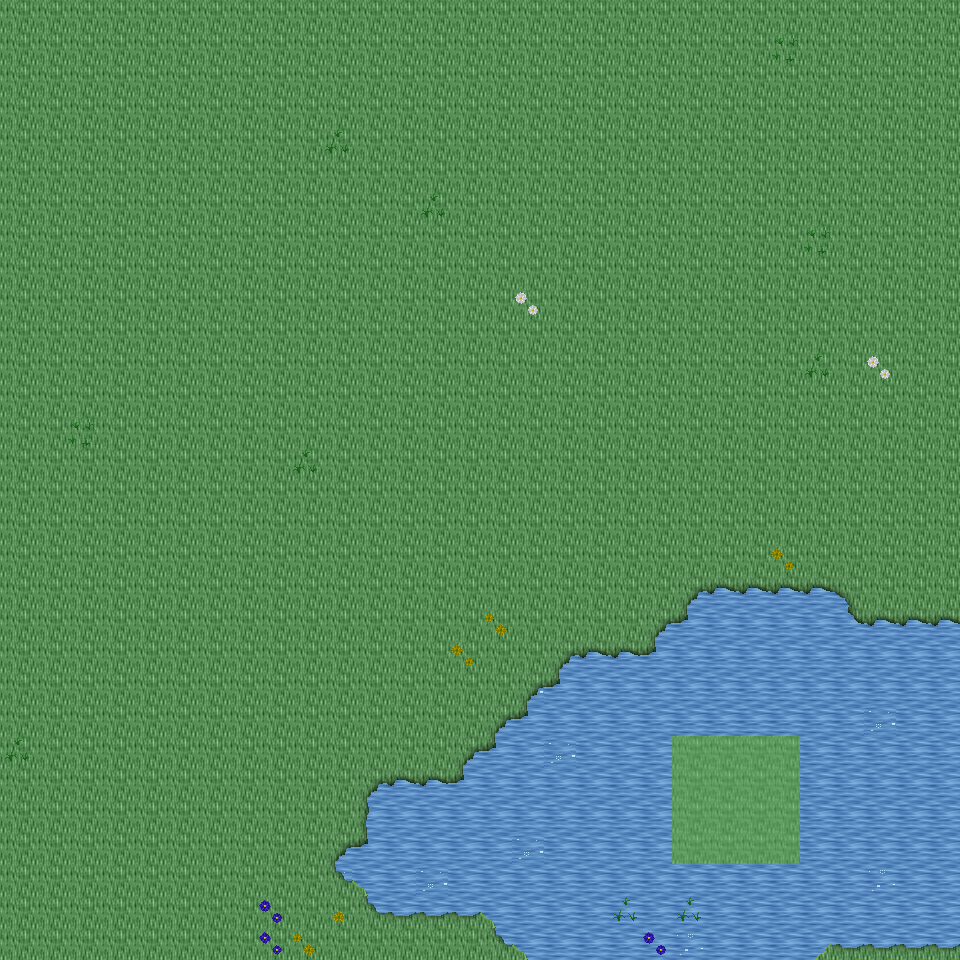

A 2D game scene composited from a Tiled map and its tileset images. What follows is a short description and the map's XML, with each tile layer's data collapsed to a summary:
An orthogonal 30x30 tile map with 32x32 px tiles, 6 tile layers (Ground, Object, Object2, Above, ...), 35 tilesets and 3 objects (3x mapExit).

<map version="1.0" orientation="orthogonal" renderorder="right-down" width="30" height="30" tilewidth="32" tileheight="32" nextobjectid="4">
  <tileset firstgid="1" name="tileset_ground_ground" tilewidth="32" tileheight="32" tilecount="33" columns="3">
    <image source="../drawable/tileset_ground_ground.png" width="96" height="352" />
  </tileset>
  <tileset firstgid="34" name="tileset_ground_ice_ice" tilewidth="32" tileheight="32" tilecount="3" columns="3">
    <image source="../drawable/tileset_ground_ice_ice.png" width="96" height="32" />
  </tileset>
  <tileset firstgid="37" name="tileset_plant_flower_daisy_white" tilewidth="32" tileheight="32" tilecount="8" columns="2">
    <image source="../drawable/tileset_plant_flower_daisy_white.png" width="64" height="128" />
  </tileset>
  <tileset firstgid="45" name="tileset_ground_rock_pebbles" tilewidth="32" tileheight="32" tilecount="3" columns="1">
    <image source="../drawable/tileset_ground_rock_pebbles.png" width="32" height="96" />
  </tileset>
  <tileset firstgid="48" name="tileset_plant_grasses" tilewidth="32" tileheight="32" tilecount="6" columns="3">
    <image source="../drawable/tileset_plant_grasses.png" width="96" height="64" />
  </tileset>
  <tileset firstgid="54" name="tileset_plant_leaves" tilewidth="32" tileheight="32" tilecount="8" columns="4">
    <image source="../drawable/tileset_plant_leaves.png" width="128" height="64" />
  </tileset>
  <tileset firstgid="62" name="tileset_ground_grass_edges" tilewidth="32" tileheight="32" tilecount="36" columns="12">
    <image source="../drawable/tileset_ground_grass_edges.png" width="384" height="96" />
  </tileset>
  <tileset firstgid="98" name="tileset_plant_flower_daisy_yellow" tilewidth="32" tileheight="32" tilecount="8" columns="2">
    <image source="../drawable/tileset_plant_flower_daisy_yellow.png" width="64" height="128" />
  </tileset>
  <tileset firstgid="106" name="tileset_plant_bush_bushes" tilewidth="32" tileheight="32" tilecount="10" columns="5">
    <image source="../drawable/tileset_plant_bush_bushes.png" width="160" height="64" />
  </tileset>
  <tileset firstgid="116" name="tileset_plant_stump_stump_brown" tilewidth="32" tileheight="32" tilecount="4" columns="2">
    <image source="../drawable/tileset_plant_stump_stump_brown.png" width="64" height="64" />
  </tileset>
  <tileset firstgid="120" name="tileset_plant_stump_stump_green" tilewidth="32" tileheight="32" tilecount="4" columns="2">
    <image source="../drawable/tileset_plant_stump_stump_green.png" width="64" height="64" />
  </tileset>
  <tileset firstgid="124" name="tileset_item_pot_pot_golden" tilewidth="32" tileheight="32" tilecount="4" columns="4">
    <image source="../drawable/tileset_item_pot_pot_golden.png" width="128" height="32" />
  </tileset>
  <tileset firstgid="128" name="tileset_plant_tree_tree_darkgreen" tilewidth="32" tileheight="32" tilecount="88" columns="8">
    <image source="../drawable/tileset_plant_tree_tree_darkgreen.png" width="256" height="352" />
  </tileset>
  <tileset firstgid="216" name="tileset_plant_flower_daisy_blue" tilewidth="32" tileheight="32" tilecount="8" columns="2">
    <image source="../drawable/tileset_plant_flower_daisy_blue.png" width="64" height="128" />
  </tileset>
  <tileset firstgid="224" name="tileset_ground_water_water_bubbles" tilewidth="32" tileheight="32" tilecount="32" columns="8">
    <image source="../drawable/tileset_ground_water_water_bubbles.png" width="256" height="128" />
  </tileset>
  <tileset firstgid="256" name="tileset_ground_water_pool" tilewidth="32" tileheight="32" tilecount="72" columns="3">
    <image source="../drawable/tileset_ground_water_pool.png" width="96" height="768" />
  </tileset>
  <tileset firstgid="328" name="tileset_building_castle" tilewidth="32" tileheight="32" tilecount="320" columns="20">
    <image source="../drawable/tileset_building_castle.png" width="640" height="512" />
  </tileset>
  <tileset firstgid="648" name="tileset_ground_cobbled_paving" tilewidth="32" tileheight="32" tilecount="1" columns="1">
    <image source="../drawable/tileset_ground_cobbled_paving.png" width="32" height="32" />
  </tileset>
  <tileset firstgid="649" name="tileset_ground_grass_corners" tilewidth="32" tileheight="32" tilecount="24" columns="6">
    <image source="../drawable/tileset_ground_grass_corners.png" width="192" height="128" />
  </tileset>
  <tileset firstgid="673" name="tileset_building_fence_fence_chunky" tilewidth="32" tileheight="32" tilecount="21" columns="3">
    <image source="../drawable/tileset_building_fence_fence_chunky.png" width="96" height="224" />
  </tileset>
  <tileset firstgid="694" name="tileset_item_sign_large" tilewidth="32" tileheight="32" tilecount="15" columns="5">
    <image source="../drawable/tileset_item_sign_large.png" width="160" height="96" />
  </tileset>
  <tileset firstgid="709" name="tileset_building_decoration_fancy_gate" tilewidth="32" tileheight="32" tilecount="12" columns="3">
    <image source="../drawable/tileset_building_decoration_fancy_gate.png" width="96" height="128" />
  </tileset>
  <tileset firstgid="721" name="tileset_logic_creature_rodent" tilewidth="32" tileheight="32" tilecount="8" columns="8">
    <image source="../drawable/tileset_logic_creature_rodent.png" width="256" height="32" />
  </tileset>
  <tileset firstgid="729" name="tileset_logic_creature_animal" tilewidth="32" tileheight="32" tilecount="32" columns="8">
    <image source="../drawable/tileset_logic_creature_animal.png" width="256" height="128" />
  </tileset>
  <tileset firstgid="761" name="tileset_logic_item_mushroom" tilewidth="32" tileheight="32" tilecount="6" columns="6">
    <image source="../drawable/tileset_logic_item_mushroom.png" width="192" height="32" />
  </tileset>
  <tileset firstgid="767" name="tileset_logic_item_sheepfood" tilewidth="32" tileheight="32" tilecount="1" columns="1">
    <image source="../drawable/tileset_logic_item_sheepfood.png" width="32" height="32" />
  </tileset>
  <tileset firstgid="768" name="tileset_logic_collision" tilewidth="32" tileheight="32" tilecount="1" columns="1">
    <image source="../drawable/tileset_logic_collision.png" width="32" height="32" />
  </tileset>
  <tileset firstgid="769" name="tileset_logic_protection" tilewidth="32" tileheight="32" tilecount="2" columns="2">
    <image source="../drawable/tileset_logic_protection.png" width="64" height="32" />
  </tileset>
  <tileset firstgid="771" name="tileset_ground_green_paving" tilewidth="32" tileheight="32" tilecount="18" columns="3">
    <image source="../drawable/tileset_ground_green_paving.png" width="96" height="192" />
  </tileset>
  <tileset firstgid="789" name="tileset_item_hen_nest" tilewidth="32" tileheight="32" tilecount="1" columns="1">
    <image source="../drawable/tileset_item_hen_nest.png" width="32" height="32" />
  </tileset>
  <tileset firstgid="790" name="tileset_logic_item_dairy" tilewidth="32" tileheight="32" tilecount="1" columns="1">
    <image source="../drawable/tileset_logic_item_dairy.png" width="32" height="32" />
  </tileset>
  <tileset firstgid="791" name="tileset_light_door_light_ew" tilewidth="32" tileheight="32" tilecount="18" columns="6">
    <image source="../drawable/tileset_light_door_light_ew.png" width="192" height="96" />
  </tileset>
  <tileset firstgid="809" name="tileset_building_barnyard" tilewidth="32" tileheight="32" tilecount="200" columns="8">
    <image source="../drawable/tileset_building_barnyard.png" width="256" height="800" />
  </tileset>
  <tileset firstgid="1009" name="tileset_logic_creature_reptile" tilewidth="32" tileheight="32" tilecount="7" columns="7">
    <image source="../drawable/tileset_logic_creature_reptile.png" width="224" height="32" />
  </tileset>
  <tileset firstgid="1016" name="tileset_logic_creature_fowl" tilewidth="32" tileheight="32" tilecount="6" columns="6">
    <image source="../drawable/tileset_logic_creature_fowl.png" width="192" height="32" />
  </tileset>
  <layer name="Ground" width="30" height="30">
    <data>[900 cells, 900 non-empty, 1 distinct tile ids]</data>
  </layer>
  <layer name="Object" width="30" height="30">
    <data>[900 cells, 203 non-empty, 21 distinct tile ids]</data>
  </layer>
  <layer name="Object2" width="30" height="30">
    <data>[900 cells, 46 non-empty, 12 distinct tile ids]</data>
  </layer>
  <layer name="Above" width="30" height="30">
    <data>[900 cells, 0 non-empty, 0 distinct tile ids]</data>
  </layer>
  <layer name="Above2" width="30" height="30">
    <data>[900 cells, 0 non-empty, 0 distinct tile ids]</data>
  </layer>
  <layer name="Walkable" width="30" height="30">
    <data>[900 cells, 16 non-empty, 1 distinct tile ids]</data>
  </layer>
  <objectgroup name="MapEvents">
    <object id="1" name="south" type="mapExit" x="0" y="928" width="960" height="32">
      <properties>
        <property name="map" value="level_0_x103_y43" />
        <property name="x" value="0" />
        <property name="y" value="1" />
      </properties>
    </object>
    <object id="2" name="west" type="mapExit" x="0" y="0" width="32" height="960">
      <properties>
        <property name="map" value="level_0_x102_y42" />
        <property name="x" value="28" />
        <property name="y" value="0" />
      </properties>
    </object>
    <object id="3" name="east" type="mapExit" x="928" y="0" width="32" height="960">
      <properties>
        <property name="map" value="level_0_x104_y42" />
        <property name="x" value="1" />
        <property name="y" value="0" />
      </properties>
    </object>
  </objectgroup>
</map>
